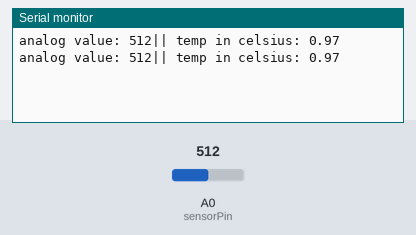
The sketch below on a simulated Arduino Uno, built with avr-gcc and run on an emulated ATmega328P. On the bench: the last lines printed to the serial monitor. Inputs (shaded band) come from the test bench; at power-on: A0 (sensorPin) = 512.

Above: at 1.8 s.
1.9 s: A0 (sensorPin) set to 0
At 2.8 s:
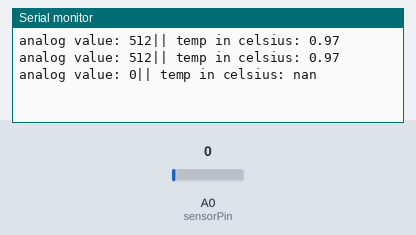
4.5 s: A0 (sensorPin) set to 122
At 5.5 s:
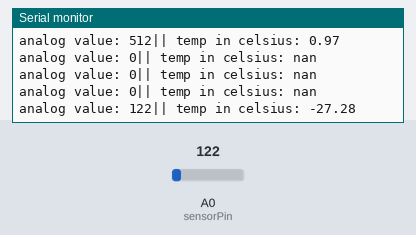

Measured:
- after the input at 1.9 s, the serial monitor: prints a new line after 0.10 s (image 1)
- after the input at 4.5 s, the serial monitor: prints a new line after 0.50 s (image 2)

The sketch:

s5_Analog_Temperature_Sensor.ino
```cpp
/*

Ks0033 keyestudio Analog Temperature Sensor
_________________________________
|  SETUP                          |
|Sensor pin  ::    Particle pin   |
|   +        ::        3.3v       |
|   -        ::        GND        |
|   S        ::        A0         |
|_________________________________|


SPECIFICATIONS:

analog temperature sensor
Temperature range: ~-55c to ~315c
value is initially analog (voltage ratio) / can be converted to celsius through math

src: https://wiki.keyestudio.com/Ks0033_keyestudio_Analog_Temperature_Sensor
*/

#include <math.h>

#define sensorPin A0

void setup()
{Serial.begin(9600);
}
// the loop routine runs over and over again forever:
void loop()
{
  int val = analogRead(sensorPin);
  Serial.print("analog value: ");
  Serial.print(val);
  Serial.print("|| temp in celsius: ");
  Serial.println(Thermister(val));
  delay(1000);

 }


double Thermister(int RawADC) {
double Temp;
Temp = 10240000 / RawADC - 1000;
Temp = log(Temp);
Temp = 1 / (0.001129148 + (0.000234125 + (0.0000000876741 * Temp * Temp ))* Temp );
Temp = Temp - 273.15; // Convert Kelvin to Celcius
Temp -= 10; // value correction
return Temp;
}
```
